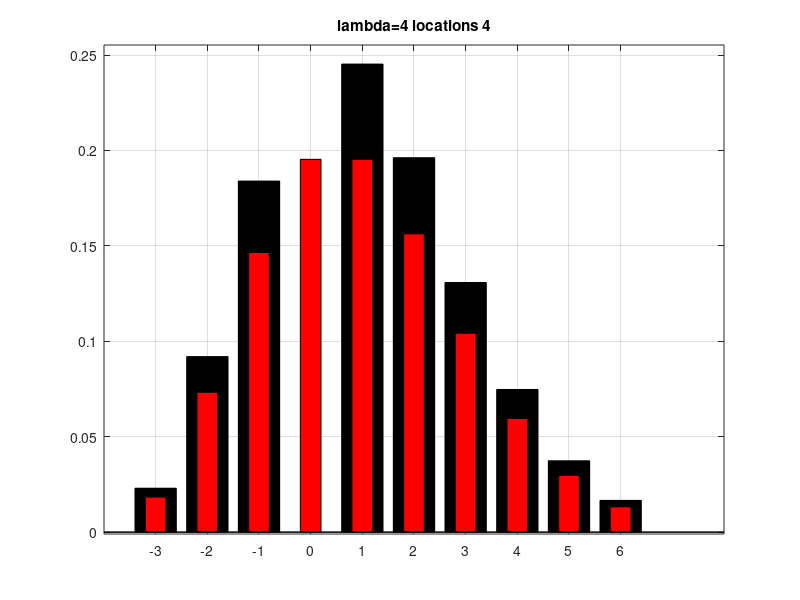
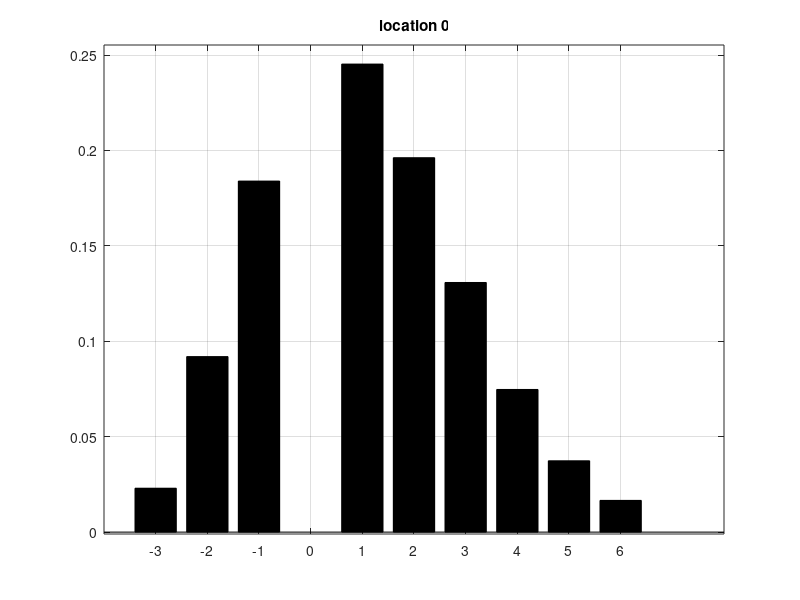

MATLAB code to generate these figures, in order: (Note: this script raises an error after producing the figures.)
% scelta della distribuzione

%Poisson
X = 0:1000;

% lambda = 6;
params.LocPrLambda=10;
params.LocPrLambda=4;
params.LocPrTh= 0.01;% lambda = 2;
lambda=params.LocPrLambda;
% lambda = 20;
% lambda = 10;
% lambda= 2;
% lambda= 1;
th      = 0.01;
Y       = poisspdf(X,lambda);
inds    =Y>th;
%% select maximum on next first (word) location
Y = Y(inds);
X = X(inds);
[~,indM]=min(abs(diff(Y)));
% [~,indM]=max(Y);
X = X-X(indM);
Nlocations=-(X(1)-1);

% -(X(1)-1)
Ysuppressed=Y;
Ysuppressed(X==0)=0;
Ysuppressed=Ysuppressed./sum(Ysuppressed);
figure; hold on; box on; grid on;
bar(X,Ysuppressed,'facecolor','k');
bar(X,Y,0.4,'facecolor','r');
title(['lambda=' num2str(lambda) ' locations ' num2str(Nlocations)])
xticks(X);
ylim([0-th/10,max(Ysuppressed)+th])

XW=X;
YW=Ysuppressed;
YW=YW./sum(YW);
fprintf('lambda=%g,Points:%g, sum:%g\n',lambda,sum(inds),sum(Y))
% Nlocations=4;
location = 0;
figure; hold on; box on; grid on;
bar(XW,YW,'facecolor','k');
% bar(XW(onloc)+location,YW(onloc),'facecolor','k');
title(['location ' num2str(location)]);
xticks(XW+location);
ylim([0-th/10,max(YW)+th])

for location=1:Nlocations

    EP=HAI_getLocationPriors(location,Nlocations,params);
%     EP=HAI_getLocationPriors_OLD(location,Nlocations,params);
    figure; hold on; box on; grid on;
    bar(1:Nlocations,EP,'facecolor','k');
    title(['location ' num2str(location)]);
    xticks(1:Nlocations);
    xlim([1-0.5,Nlocations+0.5]);
    ylim([0-1/1000,max(EP)+1/100]);
end
return

location = 4;
figure; hold on; box on; grid on;
bar(X(inds)+location,Ysuppressed(inds),'facecolor','k');
% bar(XW(onloc)+location,YW(onloc),'facecolor','k');
title(['location ' num2str(location)]);
xticks(XW+location);
ylim([0-th/10,max(YW)+th])
